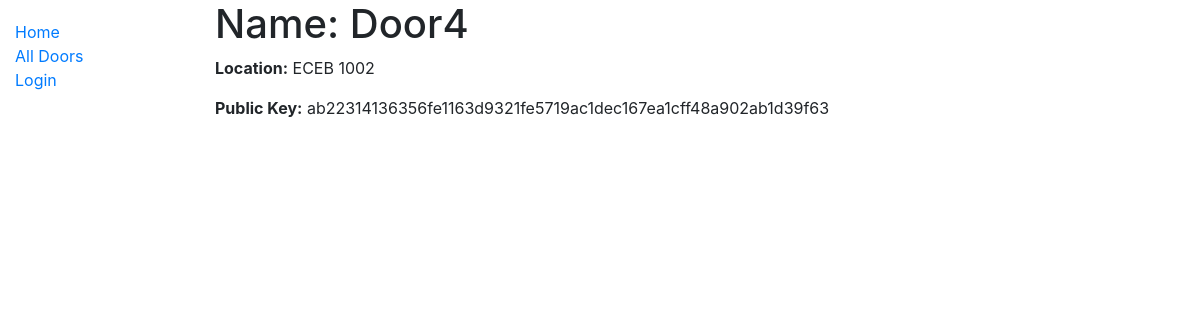
/catalog/door/2, run on the app's committed database.
### catalog/models.py (models this page shows, shortened)
class Door(models.Model):
    door_name = models.CharField(max_length=100)
    location = models.CharField(max_length=100)
    door_public_key = models.CharField(max_length=256, default='0')
    door_private_key = models.CharField(max_length=256, default='0')

### catalog/views.py (the view)
# urls.py: path('door/<int:pk>', views.DoorDetailView.as_view(), name='door-detail'),
class DoorDetailView(generic.DetailView):
    model = Door

### catalog/templates/catalog/door_detail.html
{% extends "base_generic.html" %}
{% block content %}
<h1>Name: {{ door.door_name }}</h1>
<p><strong>Location:</strong> {{ door.location }}</p>
<p><strong>Public Key:</strong> {{ door.door_public_key }}</p>
{% endblock %}

### data on the page
Door: door_name "Door4", location "ECEB 1002", door_public_key "ab22314136356fe1163d9321fe5719ac1dec167ea1cff48a902ab1d39f63"
